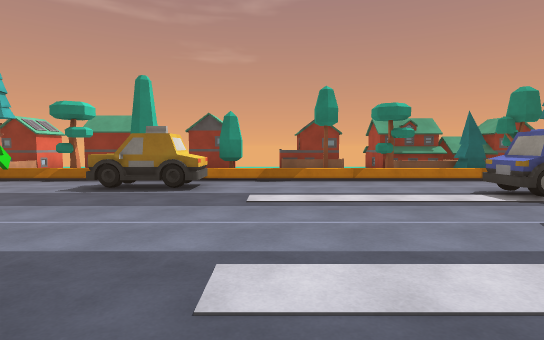
View 1 (above)

20 first-person views from a walk through a 3-D level made in the Unity game engine. The camera is 1.5 m above the floor, tilts 4° down and sees 80° across. The floor is counted in squares, 2 m on a side. Each view is taken from the middle of a square. On the plan, view 1 faces up. The plan holds only what a view shows up to about 11 squares ahead; the rest is blank. The place goes on beyond the plan. Some animated figures are not drawn. Surface patterns are stand-ins for the level's own textures.

View 2
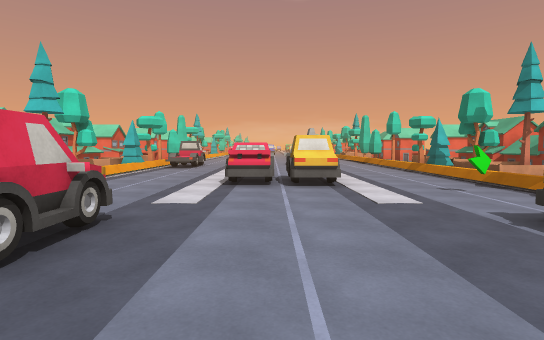

View 3
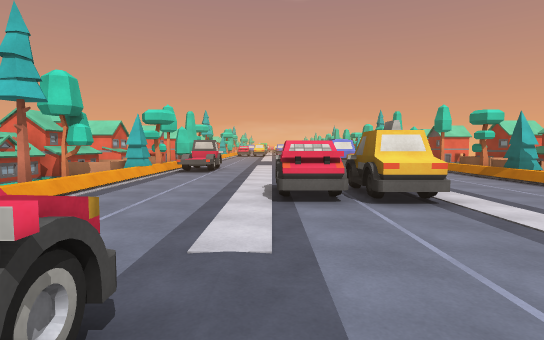

View 4
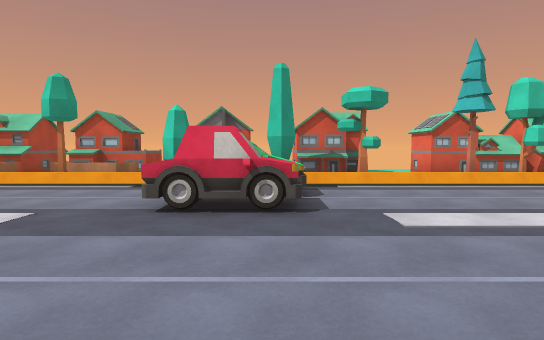

View 5
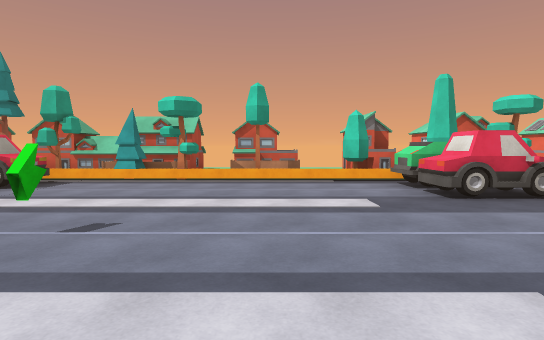

View 6
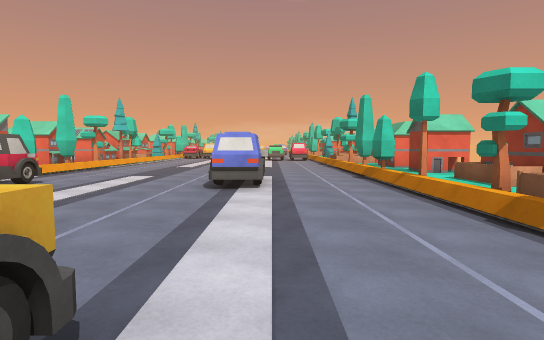

View 7
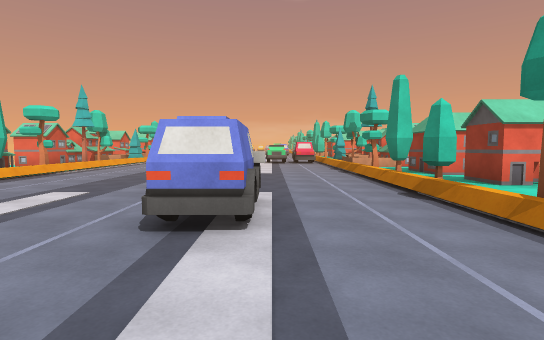

View 8
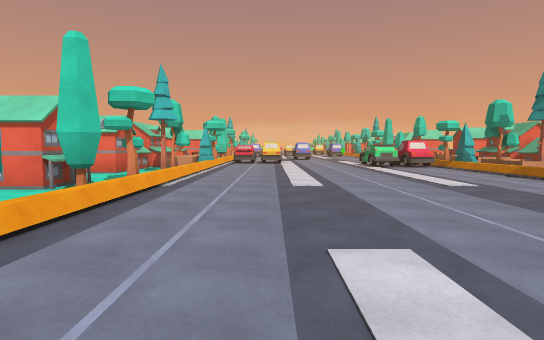

View 9
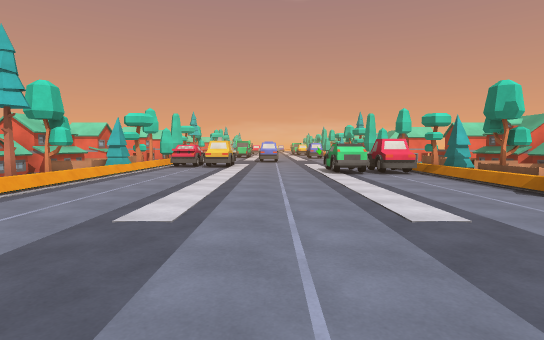

View 10
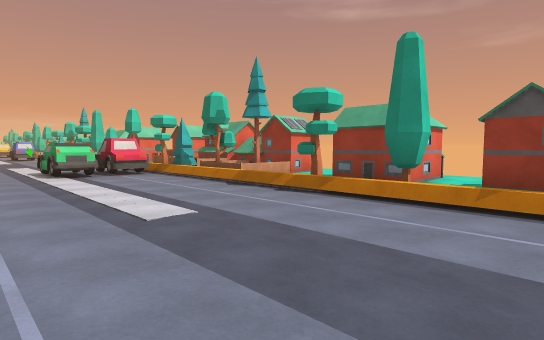

View 11
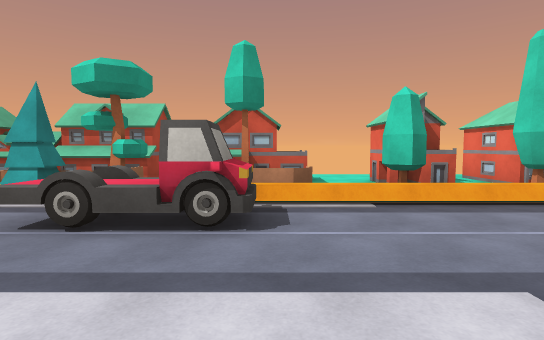

View 12
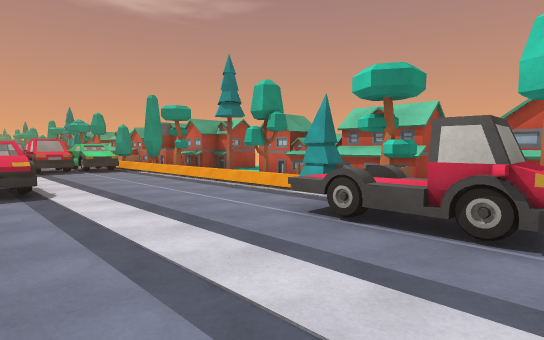

View 13
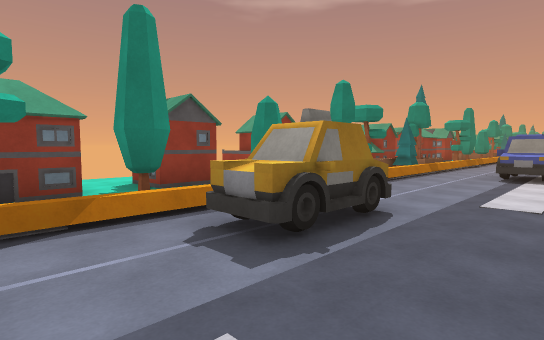

View 14
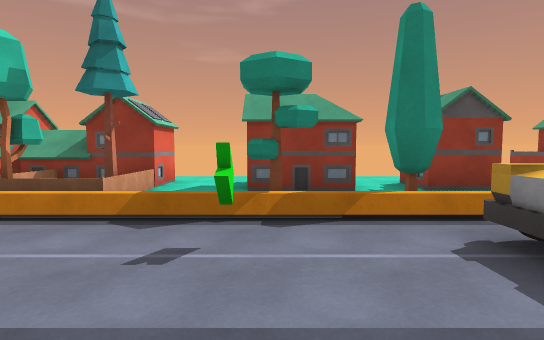

View 15
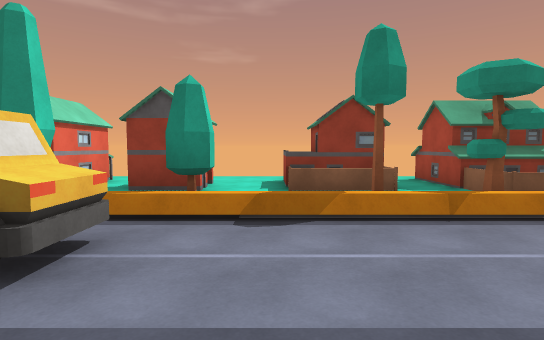

View 16
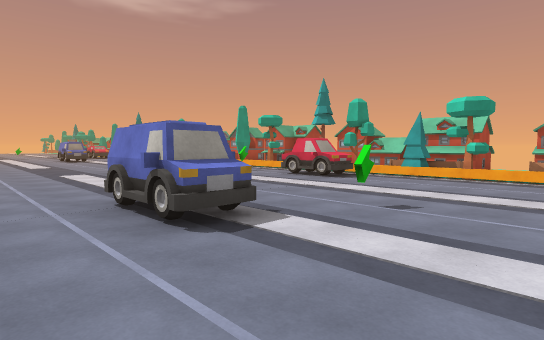

View 17
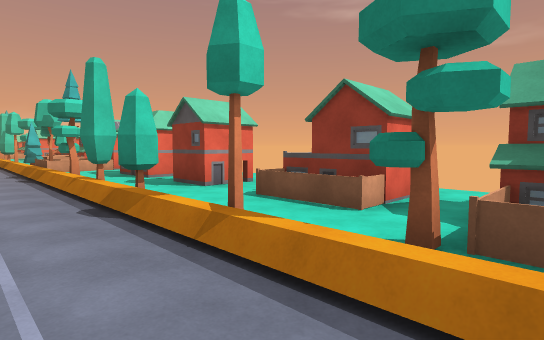

View 18
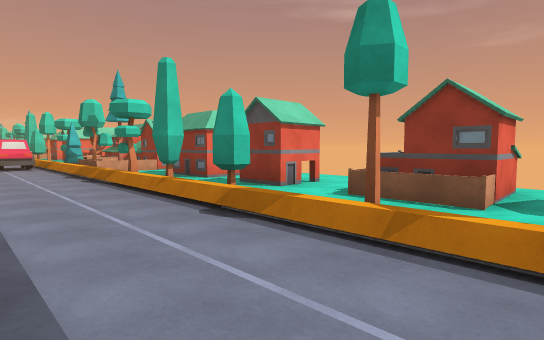

View 19
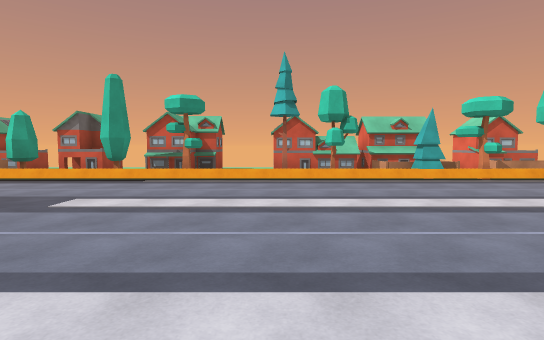

View 20
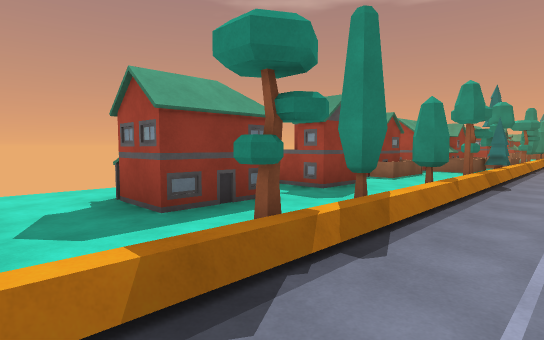

### Floor plan
Key: @ floor where view 1 was taken; # wall or solid block; . floor; / step, stairs or slope; H house; T pine tree; F fence; R tree; A taxi; O other object.
Columns run from 25 left of view 1 to 6 right of it. Each row starts with its distance up from view 1.
 12    .......  ..    .. .....
 11  H #..H... H#.  H #.H#....H    H
 10 HH##.##.H..##.H#H##.##.H..##.H#H
  9 ORRT.......F..FFRRT.  ....F..FFO
  8 TRFF.R.R.R.R.R.TRFF.R.R.R.R.R.TO
  7 O.....................AA........
  6 O...................O.AA........
  5 O..........O.................OO.
  4 ...........OO....AA............
  3 .................AA.........O...
  2 .................OO.............
  1 ......................OO........
  0 ............OO........OO.@.....O
 -1 ....///////OOR........OO..##...O
 -2 TRRT R.R.R.RFRTTRRT R R.R.RFRTFR
 -3 HHH# HH HHFHFHHHHH# HH HHFHFHHHH
 -4 #H########HH####H########HH####H

Positions as (right, up) in squares from view 1, and headings:
1: (0, 0), facing up
2: (0, 3), facing left
3: (-2, 2), facing left
4: (-3, 5), facing down
5: (1, 6), facing down
6: (-7, 5), facing left
7: (-10, 5), facing left
8: (-13, 1), facing left
9: (-16, 3), facing left
10: (-16, 3), facing up-left
11: (-14, 3), facing down
12: (-14, 3), facing down-right
13: (-5, 4), facing up-right
14: (-5, 4), facing up
15: (0, 4), facing up
16: (1, 7), facing down-right
17: (-11, 6), facing up-left
18: (-12, 5), facing up-left
19: (-22, 6), facing down
20: (-22, 6), facing up-right
